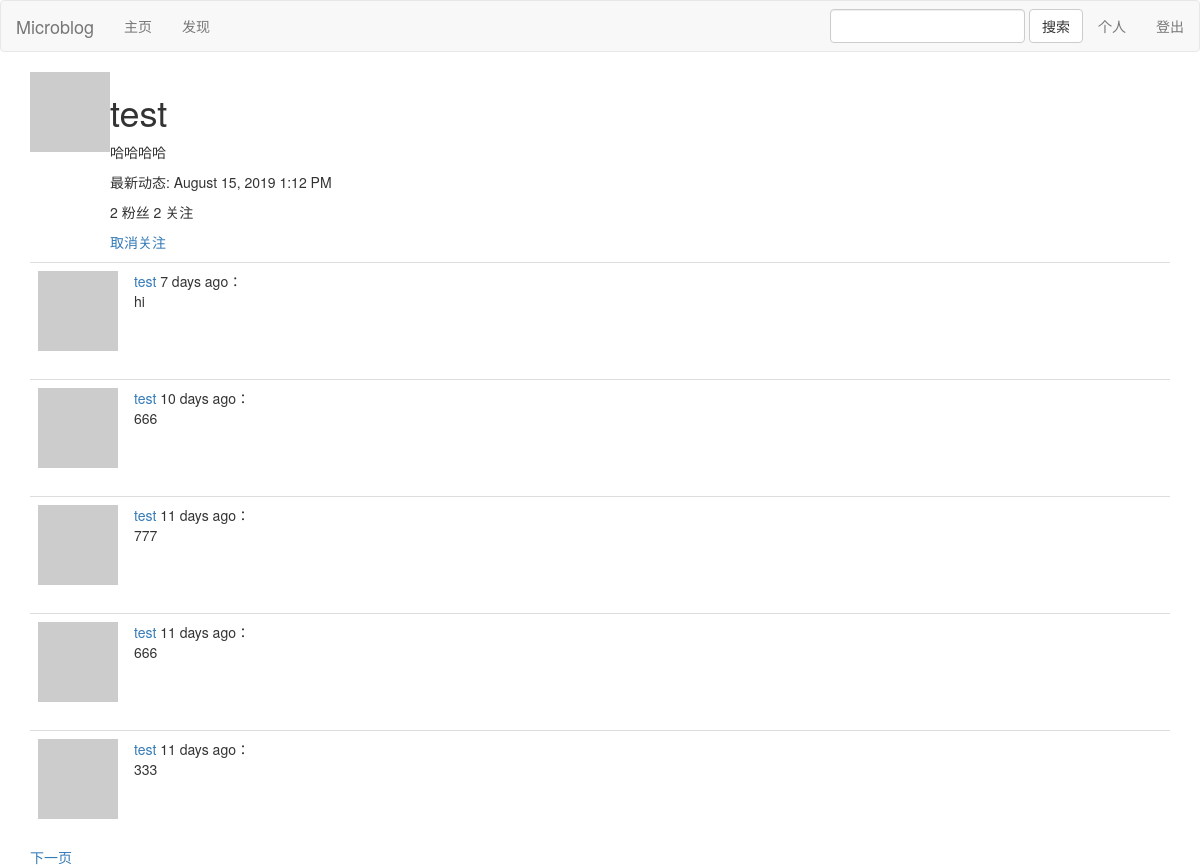
The page /user/test (signed in) on the database its author committed.
### app/models.py (models this page shows, shortened)
class User(UserMixin, db.Model):
    id = db.Column(db.Integer, primary_key=True)
    username = db.Column(db.String(64), index=True, unique=True)
    email = db.Column(db.String(120), index=True, unique=True)
    password_hash = db.Column(db.String(128))
    about_me = db.Column(db.String(140))
    last_seen = db.Column(db.DateTime, default=datetime.utcnow)
    posts = db.relationship('Post', backref='author', lazy='dynamic')
    def avatar(self, size):
        digest = md5(self.email.lower().encode('utf-8')).hexdigest()
        return 'https://www.gravatar.com/avatar/{}?d=identicon&s={}'.format(
            digest, size)
    def is_following(self, user):
        return self.followed.filter(
            followers.c.followed_id == user.id).count() > 0
    followed = db.relationship(
        'User', secondary=followers,
        primaryjoin=(followers.c.follower_id == id),
        secondaryjoin=(followers.c.followed_id == id),
        backref=db.backref('followers', lazy='dynamic'), lazy='dynamic')

class Post(db.Model):
    __searchable__ = ['body']
    id = db.Column(db.Integer, primary_key=True)
    body = db.Column(db.String(140))
    timestamp = db.Column(db.DateTime, index=True, default=datetime.utcnow)
    user_id = db.Column(db.Integer, db.ForeignKey('user.id'))

### app/main/routes.py (the view)
@bp.route('/user/<username>')
@login_required
def user(username):
    user = User.query.filter_by(username=username).first_or_404()
    page = request.args.get('page', 1, type=int)
    posts = user.posts.order_by(Post.timestamp.desc()).paginate(
        page, current_app.config['POSTS_PER_PAGE'], False)
    next_url = url_for('main.user', username=user.username,
                    page=posts.next_num) if posts.has_next else None
    prev_url = url_for('main.user', username=user.username,
                    page=posts.prev_num) if posts.has_prev else None
    return render_template('user.html', user=user, posts=posts.items,
                        next_url=next_url, prev_url=prev_url)

### app/main/forms.py
class SearchForm(FlaskForm):
    keyword = StringField('')
    sumit = SubmitField('搜索')

### app/main/routes.py (called while the page is built)
@bp.before_app_request
def before_request():
    if current_user.is_authenticated:
        current_user.last_seen = datetime.utcnow()
        db.session.commit()
        g.search_form = SearchForm()

### app/models.py (called while the page is built)
@login.user_loader
def load_user(id):
    return User.query.get(int(id))

### app/templates/user.html (shortened to what this page needs)
{% extends "base.html" %}
{% block app_content %}
    <table>
        <tr valign="top">
            <td><img src="{{ user.avatar(128) }}"></td>
            <td>
                <h1>{{ user.username }}</h1>
                {% if user.about_me %}<p>{{ user.about_me }}</p>{% endif %}
                {% if user.last_seen %}<p>最新动态: {{ moment(user.last_seen).format('LLL') }}</p>{% endif %}
                <p>{{ user.followers.count() }} 粉丝  {{ user.followed.count() }} 关注</p>
                {% if user == current_user %}
                <p><a href="{{ url_for('main.edit_profile') }}">编辑个人信息</a></p>
                {% elif not current_user.is_following(user) %}
                <p><a href="{{ url_for('main.follow', username=user.username) }}">关注</a></p>
                {% else %}
                <p><a href="{{ url_for('main.unfollow', username=user.username) }}">取消关注</a></p>
                {% endif %}
            </td>
        </tr>
    </table>
    {% for post in posts %}
        {% include '_post.html' %}
    {% endfor %}
    {% if next_url %}
    <a href="{{ next_url }}">下一页</a>
    {% endif %}
{% endblock %}

### app/templates/_post.html
<table class="table table-hover">
    <tr>
        <td width="70px">
            <a href="{{ url_for('main.user', username=post.author.username) }}">
                <img src="{{ post.author.avatar(70) }}" />
            </a>
        </td>
        <td>
            <a href="{{ url_for('main.user', username=post.author.username) }}">
                {{ post.author.username }}
            </a>
            {{ moment(post.timestamp).fromNow() }}：
            <br>
            {{ post.body }}
        </td>
    </tr>
</table>

### rows shown on the page
User: username "test", about_me "哈哈哈哈", last_seen "August 15, 2019 1:12 PM"
Post: author.username "test", timestamp "7 days ago", body "hi"
Post: author.username "test", timestamp "10 days ago", body "666"
Post: author.username "test", timestamp "11 days ago", body "777"
Post: author.username "test", timestamp "11 days ago", body "666"
Post: author.username "test", timestamp "11 days ago", body "333"

### other values the page prints
{{ user.followers.count() }} "2"
{{ user.followed.count() }} "2"
